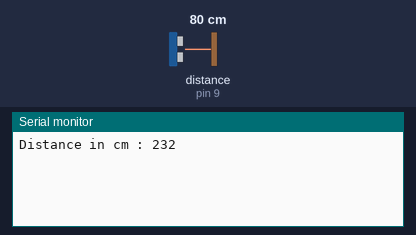
Bench run of a sketch on a simulated Arduino Uno, built with avr-gcc and run on an emulated ATmega328P. Shown: the last lines printed to the serial monitor. Wiring (inferred from the names in the program): ultrasonic range finder: trigger pin 8; echo pin 9. The test bench sets the inputs (shaded band); at power-on: distance to the obstacle (sensor on pin 9) 80 cm. The echo pulse lasts 58.3 µs per cm.

Above: at 1.8 s.
1.9 s: distance to the obstacle (sensor on pin 9) set to 2 cm
At 2.8 s:
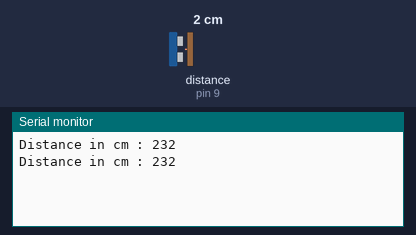
3.4 s: distance to the obstacle (sensor on pin 9) set to 4 cm
At 4.7 s:
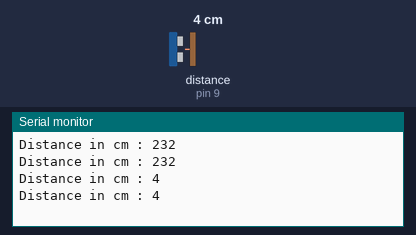
Timing chart, 0 to 6.4 s (numbered marks = the images above; inputs shaded):
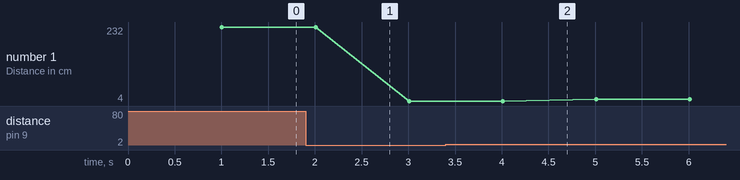

Measured:
- plotted number 1: 232 → 4 after the input at 1.9 s, 4 → 10 after the input at 3.4 s

The sketch:

code_capteur2.ino
```cpp
int trig = 8;
int echo = 9;
int led=13;
long lecture_echo;
long cm;
void setup()
{
  pinMode(trig, OUTPUT);
  digitalWrite(trig, LOW);
  digitalWrite(led,OUTPUT);
  pinMode(echo, INPUT);
  Serial.begin(9600);
}
void loop()
{
  digitalWrite(trig, HIGH);
  delayMicroseconds(3);
  digitalWrite(trig, LOW);
  lecture_echo = pulseIn(echo, HIGH);
  cm = lecture_echo / 20;

  if(cm<10)
  {
    digitalWrite(led,HIGH);
  }
  else
  {
    digitalWrite(led,LOW);
  }
  delay(1000);
  Serial.print("Distance in cm : ");
  Serial.println(cm);

}
```
